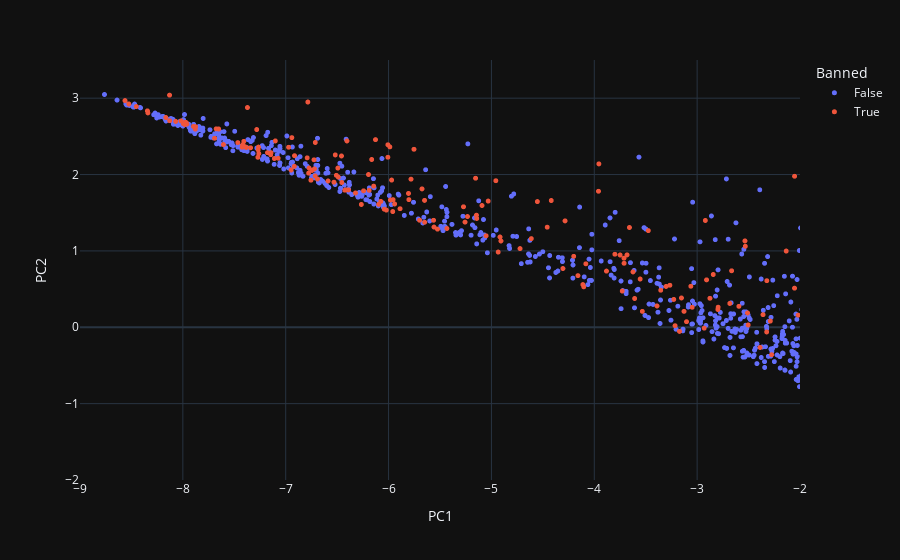

The cell this chart's notebook holds for it:
### Markdown cell above
# Further analysis of the accounts that are in high ban density areas

- By finding the range of the PCA values you can fetch a list of players
- With the player list we can use our HiscoreDf Class to visualize the Skills of the players in this area

### Code cell
# High ban density area
X1, X2 = -9, -2
Y1, Y2 = -2, 3.5
pca.plot_interactive(activity, x_range=(X1, X2), y_range=(Y1, Y2))
# Apply conditions to filter the DataFrame
filtered_df = pca_df[(pca_df['PC1'] >= X1) & (pca_df['PC1'] <= X2) & (pca_df['PC2'] >= Y1) & (pca_df['PC2'] <= Y2)]

pids = filtered_df['pid'].tolist()

### Figure 1 — Plotly figure (JSON) as saved in the notebook; plotly's stock layout.template omitted (floating-point values rounded to 4 significant figures; data arrays with more than 128 entries replaced by an {"elided": "..."} marker saying what was removed)
{"data": [{"customdata": {"elided": "2182x3 mixed values"}, "hovertemplate": "Banned=False<br>PC1=%{x}<br>PC2=%{y}<br>pid=%{customdata[0]}<br>activity=%{customdata[1]}<br>Overall=%{customdata[2]}<extra></extra>", "legendgroup": "False", "marker": {"color": "#636efa", "symbol": "circle", "size": 5}, "mode": "markers", "name": "False", "showlegend": true, "x": {"elided": "2182 float values"}, "xaxis": "x", "y": {"elided": "2182 float values"}, "yaxis": "y", "type": "scattergl"}, {"customdata": {"elided": "318x3 mixed values"}, "hovertemplate": "Banned=True<br>PC1=%{x}<br>PC2=%{y}<br>pid=%{customdata[0]}<br>activity=%{customdata[1]}<br>Overall=%{customdata[2]}<extra></extra>", "legendgroup": "True", "marker": {"color": "#EF553B", "symbol": "circle", "size": 5}, "mode": "markers", "name": "True", "showlegend": true, "x": {"elided": "318 float values"}, "xaxis": "x", "y": {"elided": "318 float values"}, "yaxis": "y", "type": "scattergl"}], "layout": {"xaxis": {"anchor": "y", "domain": [0.0, 1.0], "title": {"text": "PC1"}, "range": [-9, -2]}, "yaxis": {"anchor": "x", "domain": [0.0, 1.0], "title": {"text": "PC2"}, "range": [-2, 3.5]}, "legend": {"title": {"text": "Banned"}, "tracegroupgap": 0}, "margin": {"t": 60}}}
